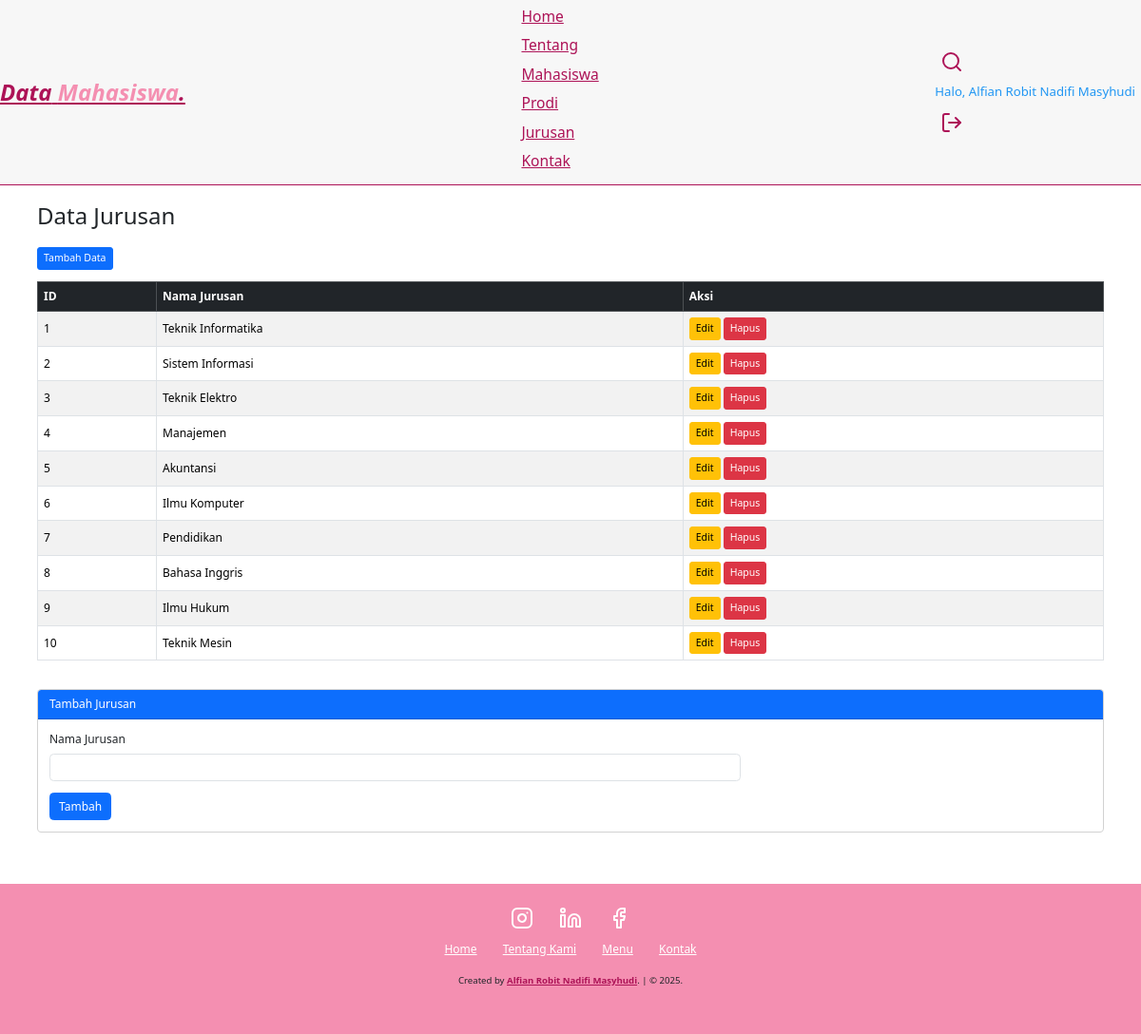
/jurusan.php (signed in), run on the app's committed database.
### tables this page shows
CREATE TABLE `akademik_jurusan` (
  `id_jurusan` int(2) NOT NULL,
  `nama_jurusan` varchar(100) NOT NULL
);

### jurusan.php (the view, shortened to what this page needs)
<?php
include "db.php";
$edit_data = null;
$jurusan = $conn->query("SELECT * FROM akademik_jurusan");
?>
<!DOCTYPE html>
<html lang="en">
<head>
    <link rel="stylesheet" href="style.css">
    <link href="https://cdn.jsdelivr.net/npm/bootstrap@5.3.3/dist/css/bootstrap.min.css" rel="stylesheet">
</head>
<body>
<nav class="navbar">
    <a href="index.php" class="navbar-logo">Data<span> Mahasiswa</span>.</a>
    <div class="navbar-nav">
        <a href="index.php#home">Home</a>
        <a href="index.php#about">Tentang</a>
        <a href="mahasiswa.php">Mahasiswa</a>
        <a href="prodi.php">Prodi</a>
        <a href="jurusan.php">Jurusan</a>
        <a href="index.php#contact">Kontak</a>
    </div>
    <div class="navbar-extra">
        <a href="#" id="Search"><i data-feather="search"></i></a>
        <?php if (isset($_SESSION['userid'])): ?>
            <span class="user-greeting">Halo, <?php echo htmlspecialchars($_SESSION['nama']); ?></span>
            <a href="logout.php" id="logout"><i data-feather="log-out"></i></a>
        <?php endif; ?>
    </div>
</nav>
<div class="container py-4">
    <h2 class="mb-4">Data Jurusan</h2>
    <div class="mb-3">
        <a href="jurusan.php" class="btn btn-primary btn-sm">Tambah Data</a>
    </div>
    <div class="table-responsive">
    <table class="table table-bordered table-striped align-middle">
        <thead class="table-dark">
            <tr>
                <th>ID</th><th>Nama Jurusan</th><th>Aksi</th>
            </tr>
        </thead>
        <tbody>
        <?php while ($row = $jurusan->fetch_assoc()): ?>
            <tr>
                <td><?= $row['id_jurusan'] ?></td>
                <td><?= htmlspecialchars($row['nama_jurusan']) ?></td>
                <td>
                    <a href="jurusan.php?edit=<?= $row['id_jurusan'] ?>" class="btn btn-warning btn-sm">Edit</a>
                    <a href="jurusan.php?hapus=<?= $row['id_jurusan'] ?>" class="btn btn-danger btn-sm" onclick="return confirm('Hapus data?')">Hapus</a>
                </td>
            </tr>
        <?php endwhile; ?>
        </tbody>
    </table>
    </div>
    <div class="card mt-4">
        <div class="card-header bg-primary text-white">
            <?= $edit_data ? "Edit" : "Tambah" ?> Jurusan
        </div>
        <div class="card-body">
            <form method="post" class="row g-3">
                <div class="col-md-8">
                    <label class="form-label">Nama Jurusan</label>
                    <input type="text" name="nama_jurusan" class="form-control" value="<?= $edit_data['nama_jurusan'] ?? '' ?>" required>
                </div>
                <div class="col-12">
                    <?php if ($edit_data): ?>
                        <button type="submit" name="edit" class="btn btn-success">Update</button>
                        <a href="jurusan.php" class="btn btn-secondary">Batal</a>
                    <?php else: ?>
                        <button type="submit" class="btn btn-primary">Tambah</button>
                    <?php endif; ?>
                </div>
            </form>
        </div>
    </div>
</div>
<footer>
    <div class="socials">
        <a href="#"><i data-feather="instagram"></i></a>
        <a href="#"><i data-feather="linkedin"></i></a>
        <a href="#"><i data-feather="facebook"></i></a>
    </div>
    <div class="links">
        <a href="index.php#home">Home</a>
        <a href="index.php#about">Tentang Kami</a>
        <a href="index.php#menu">Menu</a>
        <a href="index.php#contact">Kontak</a>
    </div>
    <div class="credit">
        <p>Created by <a href="">Alfian Robit Nadifi Masyhudi</a>. | &copy; 2025.</p>
    </div>
</footer>
</body>
</html>

### style.css (style rules this page uses)
:root { --primary: #ad1357; --bg: #ffffff; }
* { margin: 0; padding: 0; box-sizing: border-box; outline: none; border: none; text-decoration: none; }
html { scroll-behavior: smooth; }
body { font-family: "Poppins", sans-serif; background-color: var(--bg); color: #ffffff; }
.navbar { display: flex; justify-content: space-between; align-items: center; padding: 1.4rem 7%; background-color: rgba(245, 245, 245, 0.8); border-bottom: 1px solid #ad1357; position: fixed; top: 0; left: 0; right: 0; z-index: 9999; }
.navbar .navbar-logo { font-size: 2rem; font-weight: 700; color: var(--primary); font-style: italic; }
.navbar .navbar-logo span { color: #f48fb1; }
.navbar .navbar-nav a { color: var(--primary); display: inline-block; font-size: 1.3rem; margin: 0 1rem; }
.navbar .navbar-nav a::after { content: ""; display: block; padding-bottom: 0.5rem; border-bottom: 0.1rem solid #f48fb1; transform: scaleX(0); transition: 0.2s linear; }
.navbar .navbar-extra a { color: #ad1357; margin: 0 0.5rem; }
footer { background-color: #f48fb1; text-align: center; padding: 1rem 0 3rem; margin-top: 3rem; }
footer .socials { padding: 1rem 0; }
footer .socials a { color: #fff; margin: 1rem; }
footer .links { margin-bottom: 1.4rem; }
footer .links a { color: #fff; padding: 0.7rem 1rem; }
footer .credit { font-size: 0.8rem; }
footer .credit a { color: #ad1357; font-weight: 700; }
@media (max-width: 1366px) { html { font-size: 75%; } }
.user-greeting { color: #2196f3 !important; margin-right: 0.5rem; font-weight: 500; font-size: 1.1rem; display: flex; align-items: center; height: 40px; }

### data on the page
akademik_jurusan: id_jurusan "1", nama_jurusan "Teknik Informatika"
akademik_jurusan: id_jurusan "2", nama_jurusan "Sistem Informasi"
akademik_jurusan: id_jurusan "3", nama_jurusan "Teknik Elektro"
akademik_jurusan: id_jurusan "4", nama_jurusan "Manajemen"
akademik_jurusan: id_jurusan "5", nama_jurusan "Akuntansi"
akademik_jurusan: id_jurusan "6", nama_jurusan "Ilmu Komputer"
akademik_jurusan: id_jurusan "7", nama_jurusan "Pendidikan"
akademik_jurusan: id_jurusan "8", nama_jurusan "Bahasa Inggris"
akademik_jurusan: id_jurusan "9", nama_jurusan "Ilmu Hukum"
akademik_jurusan: id_jurusan "10", nama_jurusan "Teknik Mesin"

### other printed values
$_SESSION['nama'] "Alfian Robit Nadifi Masyhudi"
